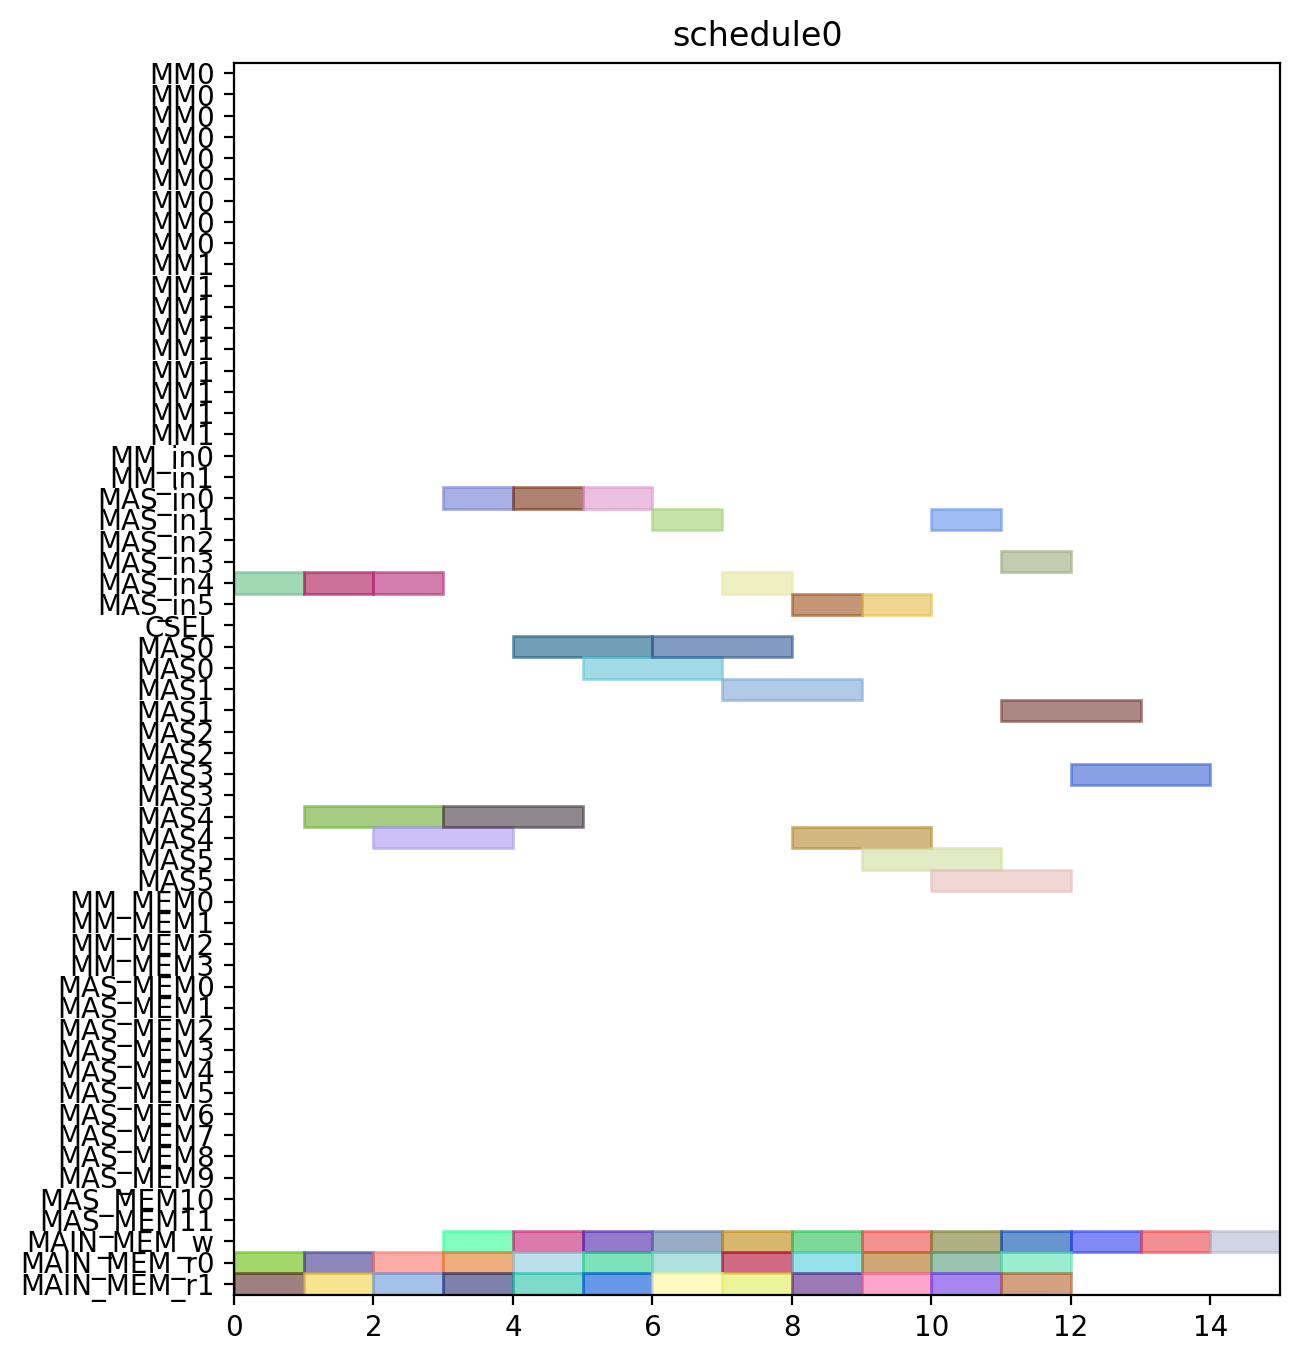

The script that drew this image:
from pyschedule import Scenario, solvers, plotters, alt


def solve():
	horizon = 120
	S = Scenario("schedule0", horizon=horizon)

	# resource
	MM = S.Resources('MM', num=2, size=9)
	MM_in = S.Resources('MM_in', num=2)
	MAS_in = S.Resources('MAS_in', num=6)
	CSEL = S.Resource('CSEL')
	MAS = S.Resources('MAS', num=6, size=2, periods=range(1, horizon))
	MM_MEM = S.Resources('MM_MEM', num=4)
	MAS_MEM = S.Resources('MAS_MEM', num=12)
	MAIN_MEM_w = S.Resource('MAIN_MEM_w', size=1)
	MAIN_MEM_r = S.Resources('MAIN_MEM_r', num=2)

	# result of previous scheduling

	# new tasks
	c000 = S.Task('c000', length=2, delay_cost=1)
	c000 += alt(MAS)
	c000_in = S.Task('c000_in', length=1, delay_cost=1)
	c000_in += alt(MAS_in)
	S += c000_in*MAS_in[0]<=c000*MAS[0]

	S += c000_in*MAS_in[1]<=c000*MAS[1]

	S += c000_in*MAS_in[2]<=c000*MAS[2]

	S += c000_in*MAS_in[3]<=c000*MAS[3]

	S += c000_in*MAS_in[4]<=c000*MAS[4]

	S += c000_in*MAS_in[5]<=c000*MAS[5]

	S += 0<c000

	c000_w = S.Task('c000_w', length=1, delay_cost=1)
	c000_w += alt(MAIN_MEM_w)
	S += c000 <= c000_w

	c000_mem0 = S.Task('c000_mem0', length=1, delay_cost=1)
	c000_mem0 += MAIN_MEM_r[0]
	S += c000_mem0 <= c000

	c000_mem1 = S.Task('c000_mem1', length=1, delay_cost=1)
	c000_mem1 += MAIN_MEM_r[1]
	S += c000_mem1 <= c000

	c001 = S.Task('c001', length=2, delay_cost=1)
	c001 += alt(MAS)
	c001_in = S.Task('c001_in', length=1, delay_cost=1)
	c001_in += alt(MAS_in)
	S += c001_in*MAS_in[0]<=c001*MAS[0]

	S += c001_in*MAS_in[1]<=c001*MAS[1]

	S += c001_in*MAS_in[2]<=c001*MAS[2]

	S += c001_in*MAS_in[3]<=c001*MAS[3]

	S += c001_in*MAS_in[4]<=c001*MAS[4]

	S += c001_in*MAS_in[5]<=c001*MAS[5]

	S += 0<c001

	c001_w = S.Task('c001_w', length=1, delay_cost=1)
	c001_w += alt(MAIN_MEM_w)
	S += c001 <= c001_w

	c001_mem0 = S.Task('c001_mem0', length=1, delay_cost=1)
	c001_mem0 += MAIN_MEM_r[0]
	S += c001_mem0 <= c001

	c001_mem1 = S.Task('c001_mem1', length=1, delay_cost=1)
	c001_mem1 += MAIN_MEM_r[1]
	S += c001_mem1 <= c001

	c010 = S.Task('c010', length=2, delay_cost=1)
	c010 += alt(MAS)
	c010_in = S.Task('c010_in', length=1, delay_cost=1)
	c010_in += alt(MAS_in)
	S += c010_in*MAS_in[0]<=c010*MAS[0]

	S += c010_in*MAS_in[1]<=c010*MAS[1]

	S += c010_in*MAS_in[2]<=c010*MAS[2]

	S += c010_in*MAS_in[3]<=c010*MAS[3]

	S += c010_in*MAS_in[4]<=c010*MAS[4]

	S += c010_in*MAS_in[5]<=c010*MAS[5]

	S += 0<c010

	c010_w = S.Task('c010_w', length=1, delay_cost=1)
	c010_w += alt(MAIN_MEM_w)
	S += c010 <= c010_w

	c010_mem0 = S.Task('c010_mem0', length=1, delay_cost=1)
	c010_mem0 += MAIN_MEM_r[0]
	S += c010_mem0 <= c010

	c010_mem1 = S.Task('c010_mem1', length=1, delay_cost=1)
	c010_mem1 += MAIN_MEM_r[1]
	S += c010_mem1 <= c010

	c011 = S.Task('c011', length=2, delay_cost=1)
	c011 += alt(MAS)
	c011_in = S.Task('c011_in', length=1, delay_cost=1)
	c011_in += alt(MAS_in)
	S += c011_in*MAS_in[0]<=c011*MAS[0]

	S += c011_in*MAS_in[1]<=c011*MAS[1]

	S += c011_in*MAS_in[2]<=c011*MAS[2]

	S += c011_in*MAS_in[3]<=c011*MAS[3]

	S += c011_in*MAS_in[4]<=c011*MAS[4]

	S += c011_in*MAS_in[5]<=c011*MAS[5]

	S += 0<c011

	c011_w = S.Task('c011_w', length=1, delay_cost=1)
	c011_w += alt(MAIN_MEM_w)
	S += c011 <= c011_w

	c011_mem0 = S.Task('c011_mem0', length=1, delay_cost=1)
	c011_mem0 += MAIN_MEM_r[0]
	S += c011_mem0 <= c011

	c011_mem1 = S.Task('c011_mem1', length=1, delay_cost=1)
	c011_mem1 += MAIN_MEM_r[1]
	S += c011_mem1 <= c011

	c100 = S.Task('c100', length=2, delay_cost=1)
	c100 += alt(MAS)
	c100_in = S.Task('c100_in', length=1, delay_cost=1)
	c100_in += alt(MAS_in)
	S += c100_in*MAS_in[0]<=c100*MAS[0]

	S += c100_in*MAS_in[1]<=c100*MAS[1]

	S += c100_in*MAS_in[2]<=c100*MAS[2]

	S += c100_in*MAS_in[3]<=c100*MAS[3]

	S += c100_in*MAS_in[4]<=c100*MAS[4]

	S += c100_in*MAS_in[5]<=c100*MAS[5]

	S += 0<c100

	c100_w = S.Task('c100_w', length=1, delay_cost=1)
	c100_w += alt(MAIN_MEM_w)
	S += c100 <= c100_w

	c100_mem0 = S.Task('c100_mem0', length=1, delay_cost=1)
	c100_mem0 += MAIN_MEM_r[0]
	S += c100_mem0 <= c100

	c100_mem1 = S.Task('c100_mem1', length=1, delay_cost=1)
	c100_mem1 += MAIN_MEM_r[1]
	S += c100_mem1 <= c100

	c101 = S.Task('c101', length=2, delay_cost=1)
	c101 += alt(MAS)
	c101_in = S.Task('c101_in', length=1, delay_cost=1)
	c101_in += alt(MAS_in)
	S += c101_in*MAS_in[0]<=c101*MAS[0]

	S += c101_in*MAS_in[1]<=c101*MAS[1]

	S += c101_in*MAS_in[2]<=c101*MAS[2]

	S += c101_in*MAS_in[3]<=c101*MAS[3]

	S += c101_in*MAS_in[4]<=c101*MAS[4]

	S += c101_in*MAS_in[5]<=c101*MAS[5]

	S += 0<c101

	c101_w = S.Task('c101_w', length=1, delay_cost=1)
	c101_w += alt(MAIN_MEM_w)
	S += c101 <= c101_w

	c101_mem0 = S.Task('c101_mem0', length=1, delay_cost=1)
	c101_mem0 += MAIN_MEM_r[0]
	S += c101_mem0 <= c101

	c101_mem1 = S.Task('c101_mem1', length=1, delay_cost=1)
	c101_mem1 += MAIN_MEM_r[1]
	S += c101_mem1 <= c101

	c110 = S.Task('c110', length=2, delay_cost=1)
	c110 += alt(MAS)
	c110_in = S.Task('c110_in', length=1, delay_cost=1)
	c110_in += alt(MAS_in)
	S += c110_in*MAS_in[0]<=c110*MAS[0]

	S += c110_in*MAS_in[1]<=c110*MAS[1]

	S += c110_in*MAS_in[2]<=c110*MAS[2]

	S += c110_in*MAS_in[3]<=c110*MAS[3]

	S += c110_in*MAS_in[4]<=c110*MAS[4]

	S += c110_in*MAS_in[5]<=c110*MAS[5]

	S += 0<c110

	c110_w = S.Task('c110_w', length=1, delay_cost=1)
	c110_w += alt(MAIN_MEM_w)
	S += c110 <= c110_w

	c110_mem0 = S.Task('c110_mem0', length=1, delay_cost=1)
	c110_mem0 += MAIN_MEM_r[0]
	S += c110_mem0 <= c110

	c110_mem1 = S.Task('c110_mem1', length=1, delay_cost=1)
	c110_mem1 += MAIN_MEM_r[1]
	S += c110_mem1 <= c110

	c111 = S.Task('c111', length=2, delay_cost=1)
	c111 += alt(MAS)
	c111_in = S.Task('c111_in', length=1, delay_cost=1)
	c111_in += alt(MAS_in)
	S += c111_in*MAS_in[0]<=c111*MAS[0]

	S += c111_in*MAS_in[1]<=c111*MAS[1]

	S += c111_in*MAS_in[2]<=c111*MAS[2]

	S += c111_in*MAS_in[3]<=c111*MAS[3]

	S += c111_in*MAS_in[4]<=c111*MAS[4]

	S += c111_in*MAS_in[5]<=c111*MAS[5]

	S += 0<c111

	c111_w = S.Task('c111_w', length=1, delay_cost=1)
	c111_w += alt(MAIN_MEM_w)
	S += c111 <= c111_w

	c111_mem0 = S.Task('c111_mem0', length=1, delay_cost=1)
	c111_mem0 += MAIN_MEM_r[0]
	S += c111_mem0 <= c111

	c111_mem1 = S.Task('c111_mem1', length=1, delay_cost=1)
	c111_mem1 += MAIN_MEM_r[1]
	S += c111_mem1 <= c111

	c200 = S.Task('c200', length=2, delay_cost=1)
	c200 += alt(MAS)
	c200_in = S.Task('c200_in', length=1, delay_cost=1)
	c200_in += alt(MAS_in)
	S += c200_in*MAS_in[0]<=c200*MAS[0]

	S += c200_in*MAS_in[1]<=c200*MAS[1]

	S += c200_in*MAS_in[2]<=c200*MAS[2]

	S += c200_in*MAS_in[3]<=c200*MAS[3]

	S += c200_in*MAS_in[4]<=c200*MAS[4]

	S += c200_in*MAS_in[5]<=c200*MAS[5]

	S += 0<c200

	c200_w = S.Task('c200_w', length=1, delay_cost=1)
	c200_w += alt(MAIN_MEM_w)
	S += c200 <= c200_w

	c200_mem0 = S.Task('c200_mem0', length=1, delay_cost=1)
	c200_mem0 += MAIN_MEM_r[0]
	S += c200_mem0 <= c200

	c200_mem1 = S.Task('c200_mem1', length=1, delay_cost=1)
	c200_mem1 += MAIN_MEM_r[1]
	S += c200_mem1 <= c200

	c201 = S.Task('c201', length=2, delay_cost=1)
	c201 += alt(MAS)
	c201_in = S.Task('c201_in', length=1, delay_cost=1)
	c201_in += alt(MAS_in)
	S += c201_in*MAS_in[0]<=c201*MAS[0]

	S += c201_in*MAS_in[1]<=c201*MAS[1]

	S += c201_in*MAS_in[2]<=c201*MAS[2]

	S += c201_in*MAS_in[3]<=c201*MAS[3]

	S += c201_in*MAS_in[4]<=c201*MAS[4]

	S += c201_in*MAS_in[5]<=c201*MAS[5]

	S += 0<c201

	c201_w = S.Task('c201_w', length=1, delay_cost=1)
	c201_w += alt(MAIN_MEM_w)
	S += c201 <= c201_w

	c201_mem0 = S.Task('c201_mem0', length=1, delay_cost=1)
	c201_mem0 += MAIN_MEM_r[0]
	S += c201_mem0 <= c201

	c201_mem1 = S.Task('c201_mem1', length=1, delay_cost=1)
	c201_mem1 += MAIN_MEM_r[1]
	S += c201_mem1 <= c201

	c210 = S.Task('c210', length=2, delay_cost=1)
	c210 += alt(MAS)
	c210_in = S.Task('c210_in', length=1, delay_cost=1)
	c210_in += alt(MAS_in)
	S += c210_in*MAS_in[0]<=c210*MAS[0]

	S += c210_in*MAS_in[1]<=c210*MAS[1]

	S += c210_in*MAS_in[2]<=c210*MAS[2]

	S += c210_in*MAS_in[3]<=c210*MAS[3]

	S += c210_in*MAS_in[4]<=c210*MAS[4]

	S += c210_in*MAS_in[5]<=c210*MAS[5]

	S += 0<c210

	c210_w = S.Task('c210_w', length=1, delay_cost=1)
	c210_w += alt(MAIN_MEM_w)
	S += c210 <= c210_w

	c210_mem0 = S.Task('c210_mem0', length=1, delay_cost=1)
	c210_mem0 += MAIN_MEM_r[0]
	S += c210_mem0 <= c210

	c210_mem1 = S.Task('c210_mem1', length=1, delay_cost=1)
	c210_mem1 += MAIN_MEM_r[1]
	S += c210_mem1 <= c210

	c211 = S.Task('c211', length=2, delay_cost=1)
	c211 += alt(MAS)
	c211_in = S.Task('c211_in', length=1, delay_cost=1)
	c211_in += alt(MAS_in)
	S += c211_in*MAS_in[0]<=c211*MAS[0]

	S += c211_in*MAS_in[1]<=c211*MAS[1]

	S += c211_in*MAS_in[2]<=c211*MAS[2]

	S += c211_in*MAS_in[3]<=c211*MAS[3]

	S += c211_in*MAS_in[4]<=c211*MAS[4]

	S += c211_in*MAS_in[5]<=c211*MAS[5]

	S += 0<c211

	c211_w = S.Task('c211_w', length=1, delay_cost=1)
	c211_w += alt(MAIN_MEM_w)
	S += c211 <= c211_w

	c211_mem0 = S.Task('c211_mem0', length=1, delay_cost=1)
	c211_mem0 += MAIN_MEM_r[0]
	S += c211_mem0 <= c211

	c211_mem1 = S.Task('c211_mem1', length=1, delay_cost=1)
	c211_mem1 += MAIN_MEM_r[1]
	S += c211_mem1 <= c211

	solvers.mip.solve(S,msg=1,kind='CPLEX',ratio_gap=1.01)

	solution = [['hoge']*len(S.solution()[1]) for i in range(len(S.solution()))]
	for i in range(len(S.solution())):
		for j in range(len(S.solution()[i])):
			solution[i][j]=str(S.solution()[i][j])
	print(solution)

	cycles = int(solution[-1][3])

	pic_file_name = "/mnt/rose/usr1/fukuda/ABE/multiRAM_multiMAS_16mux/scheduling_result/stage9MM2_stage2MAS6/CONJ/schedule0.png"
	if(S.solution() != []):
		plotters.matplotlib.plot(S,img_filename=pic_file_name, show_task_labels=False, fig_size=(cycles*0.25+3, 8))

	return solution
